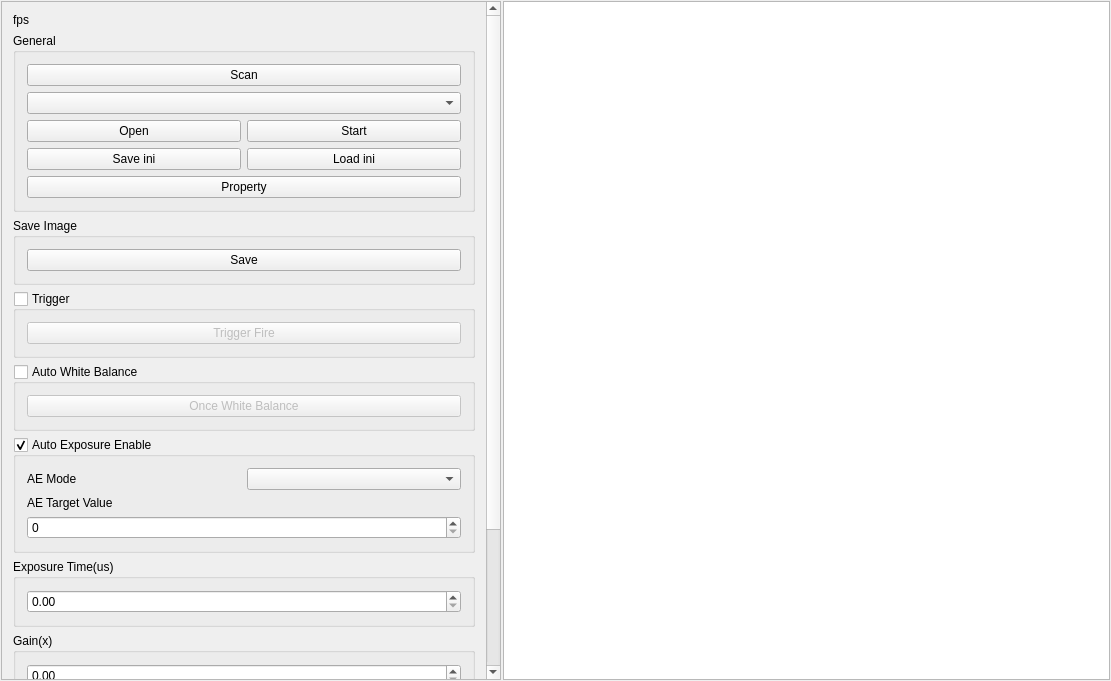
<?xml version="1.0" encoding="UTF-8"?>
<ui version="4.0">
 <class>QBasicFunction</class>
 <widget class="QWidget" name="QBasicFunction">
  <property name="geometry">
   <rect>
    <x>0</x>
    <y>0</y>
    <width>1111</width>
    <height>681</height>
   </rect>
  </property>
  <property name="windowTitle">
   <string>QBasicFunction</string>
  </property>
  <layout class="QHBoxLayout" name="horizontalLayout">
   <property name="spacing">
    <number>2</number>
   </property>
   <property name="leftMargin">
    <number>1</number>
   </property>
   <property name="topMargin">
    <number>1</number>
   </property>
   <property name="rightMargin">
    <number>1</number>
   </property>
   <property name="bottomMargin">
    <number>1</number>
   </property>
   <item>
    <widget class="QScrollArea" name="scrollArea">
     <property name="sizePolicy">
      <sizepolicy hsizetype="Maximum" vsizetype="Preferred">
       <horstretch>0</horstretch>
       <verstretch>0</verstretch>
      </sizepolicy>
     </property>
     <property name="minimumSize">
      <size>
       <width>500</width>
       <height>0</height>
      </size>
     </property>
     <property name="widgetResizable">
      <bool>true</bool>
     </property>
     <widget class="QWidget" name="scrollAreaWidgetContents">
      <property name="geometry">
       <rect>
        <x>0</x>
        <y>0</y>
        <width>484</width>
        <height>804</height>
       </rect>
      </property>
      <layout class="QVBoxLayout" name="verticalLayout">
       <item>
        <widget class="QLabel" name="label_fps">
         <property name="text">
          <string>fps</string>
         </property>
        </widget>
       </item>
       <item>
        <widget class="QGroupBox" name="General">
         <property name="title">
          <string>General</string>
         </property>
         <layout class="QGridLayout" name="gridLayout">
          <item row="0" column="1" colspan="2">
           <widget class="QPushButton" name="toolButton_Scan">
            <property name="text">
             <string>Scan</string>
            </property>
           </widget>
          </item>
          <item row="2" column="2">
           <widget class="QPushButton" name="pushButton_Start">
            <property name="text">
             <string>Start</string>
            </property>
           </widget>
          </item>
          <item row="1" column="1" colspan="2">
           <widget class="QComboBox" name="comboBox_Devices">
            <property name="sizePolicy">
             <sizepolicy hsizetype="Minimum" vsizetype="Fixed">
              <horstretch>0</horstretch>
              <verstretch>0</verstretch>
             </sizepolicy>
            </property>
           </widget>
          </item>
          <item row="2" column="1">
           <widget class="QPushButton" name="pushButton_Open">
            <property name="text">
             <string>Open</string>
            </property>
           </widget>
          </item>
          <item row="3" column="1">
           <widget class="QPushButton" name="pushButton_iniSave">
            <property name="text">
             <string>Save ini</string>
            </property>
           </widget>
          </item>
          <item row="3" column="2">
           <widget class="QPushButton" name="pushButton_Load">
            <property name="text">
             <string>Load ini</string>
            </property>
           </widget>
          </item>
          <item row="4" column="1" colspan="2">
           <widget class="QPushButton" name="pushButton_Property">
            <property name="text">
             <string>Property</string>
            </property>
           </widget>
          </item>
         </layout>
        </widget>
       </item>
       <item>
        <widget class="QGroupBox" name="groupBox">
         <property name="title">
          <string>Save Image</string>
         </property>
         <layout class="QGridLayout" name="gridLayout_3">
          <item row="0" column="0">
           <widget class="QPushButton" name="pushButton_Save">
            <property name="text">
             <string>Save</string>
            </property>
           </widget>
          </item>
         </layout>
        </widget>
       </item>
       <item>
        <widget class="QGroupBox" name="groupBox_trigger">
         <property name="title">
          <string>Trigger</string>
         </property>
         <property name="checkable">
          <bool>true</bool>
         </property>
         <property name="checked">
          <bool>false</bool>
         </property>
         <layout class="QGridLayout" name="gridLayout_4">
          <item row="0" column="0">
           <widget class="QPushButton" name="pushButton_trigger">
            <property name="text">
             <string>Trigger Fire</string>
            </property>
           </widget>
          </item>
         </layout>
        </widget>
       </item>
       <item>
        <widget class="QGroupBox" name="groupBox_AWB">
         <property name="title">
          <string>Auto White Balance</string>
         </property>
         <property name="checkable">
          <bool>true</bool>
         </property>
         <property name="checked">
          <bool>false</bool>
         </property>
         <layout class="QGridLayout" name="gridLayout_5">
          <item row="3" column="0">
           <widget class="QPushButton" name="pushButton_OnceWB">
            <property name="text">
             <string>Once White Balance</string>
            </property>
           </widget>
          </item>
         </layout>
        </widget>
       </item>
       <item>
        <widget class="QGroupBox" name="groupBox_AEOper">
         <property name="title">
          <string>Auto Exposure Enable</string>
         </property>
         <property name="checkable">
          <bool>true</bool>
         </property>
         <layout class="QGridLayout" name="gridLayout_6">
          <item row="3" column="0" colspan="2">
           <widget class="QSpinBox" name="spinBox_AETarget"/>
          </item>
          <item row="2" column="0">
           <widget class="QLabel" name="label_AE_TargetLightness">
            <property name="text">
             <string>AE Target Value</string>
            </property>
           </widget>
          </item>
          <item row="1" column="0">
           <widget class="QLabel" name="label_AE_Mode">
            <property name="text">
             <string>AE Mode   </string>
            </property>
           </widget>
          </item>
          <item row="1" column="1">
           <widget class="QComboBox" name="comboBox_AEMode"/>
          </item>
         </layout>
        </widget>
       </item>
       <item>
        <widget class="QGroupBox" name="groupBox_3">
         <property name="title">
          <string>Exposure Time(us)</string>
         </property>
         <layout class="QGridLayout" name="gridLayout_7">
          <item row="0" column="0" colspan="2">
           <widget class="QDoubleSpinBox" name="doubleSpinBox_ExpoTime">
            <property name="suffix">
             <string/>
            </property>
            <property name="decimals">
             <number>2</number>
            </property>
            <property name="singleStep">
             <double>1000.000000000000000</double>
            </property>
           </widget>
          </item>
         </layout>
        </widget>
       </item>
       <item>
        <widget class="QGroupBox" name="groupBox_4">
         <property name="title">
          <string>Gain(x)</string>
         </property>
         <layout class="QGridLayout" name="gridLayout_8">
          <item row="0" column="0" colspan="2">
           <widget class="QDoubleSpinBox" name="doubleSpinBox_Gain"/>
          </item>
         </layout>
        </widget>
       </item>
       <item>
        <widget class="QGroupBox" name="groupBox_5">
         <property name="title">
          <string>Quick ROI</string>
         </property>
         <layout class="QGridLayout" name="gridLayout_10">
          <item row="0" column="0">
           <widget class="QComboBox" name="comboBox_ROI">
            <property name="minimumSize">
             <size>
              <width>0</width>
              <height>0</height>
             </size>
            </property>
            <property name="focusPolicy">
             <enum>Qt::WheelFocus</enum>
            </property>
           </widget>
          </item>
         </layout>
        </widget>
       </item>
       <item>
        <widget class="QGroupBox" name="groupBox_2">
         <property name="title">
          <string>ColorSolution</string>
         </property>
         <layout class="QGridLayout" name="gridLayout_2">
          <item row="0" column="0">
           <widget class="QComboBox" name="comboBox_ColorSolution"/>
          </item>
         </layout>
        </widget>
       </item>
       <item>
        <spacer name="verticalSpacer">
         <property name="orientation">
          <enum>Qt::Vertical</enum>
         </property>
         <property name="sizeHint" stdset="0">
          <size>
           <width>20</width>
           <height>40</height>
          </size>
         </property>
        </spacer>
       </item>
      </layout>
     </widget>
    </widget>
   </item>
   <item>
    <widget class="QGraphicsView" name="graphicsView_PreView"/>
   </item>
  </layout>
 </widget>
 <layoutdefault spacing="6" margin="11"/>
 <resources/>
 <connections/>
</ui>
